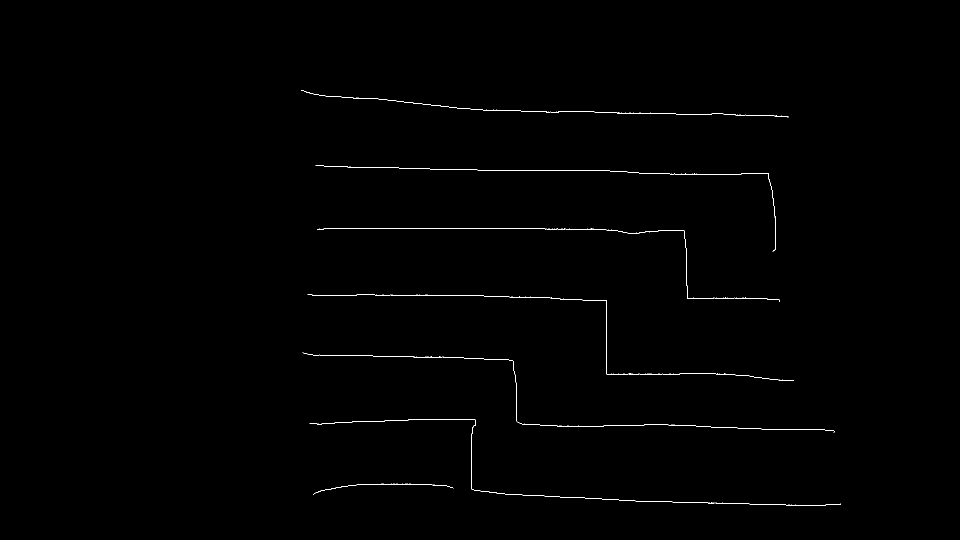
%> input picture 1114第一次實驗(課程二)/coursepathreader/5086100271923200.tif, 1920 x 1080 px (shown at 1/2 size); its folder holds only this picture in this run
$ octave cut_fft2_number.m   (GNU Octave 9; MATLAB toolbox functions it lacks are replaced by stand-ins)
%> lines starting %> are read from the running program, lines starting %| are printed output that depends on the picture; in (x1, y1, x2, y2) boxes, pixels count from 0 and x2, y2 are one past the last pixel; in counts of white or black regions, pixels touching at a corner belong together; the program's own positions count from 1
clc;
clear;
close all;
add_temp=1;
row_size=4
col_size=6
for fft_size_runtimes=1:1:8
Bounding_box=700;
sight_like_one=5;
sight_like_two=1;
sight_like_three=3;
allFile = dir('*.tif');
for k=1:1:length(allFile)
    pic=imread(allFile(k).name);%對每一張tif圖片做處理
%> pic is the input picture: size 1080x1920 uint8; 0.36% white in thin lines or dots, all inside (x1, y1, x2, y2) = (602, 180, 1682, 1012)
    pic=pic>0;                  %pic中點大於0的話就是ture,給1
    [x,y]=find(pic);            %找出矩陣X中的所有非零元素，並將這些元素的索引值填到[x,y]
%> x = 7385 values from 181 to 1012; y = 7385 values from 603 to 1682
    rtmap=zeros(Bounding_box);  %製造一個空白的矩陣
    xminimum=min(x);            %x取最小座標
%> xminimum = 181
    yminimum=min(y);            %y取最小座標
%> yminimum = 603
    xmaximum=max(x);            %x取最大座標
%> xmaximum = 1012
    ymaximum=max(y);            %y取最大座標
%> ymaximum = 1682
    x=x-xminimum+1;               %所有座標減去最小值,讓圖片可貼在(1,1)上
%> x = 7385 values, max 832 at index 7245, min 1 at index 1, mean 430.1
    y=y-yminimum+1;               %所有座標減去最小值,讓圖片可貼在(1,1)上
%> y = 7385 values from 1 to 1080
    x_magnification=(Bounding_box-2)/(xmaximum-xminimum); %看ｘ要放大多少倍 -2是為了怕ceil往上加一
%> x_magnification = 0.84
    y_magnification=(Bounding_box-2)/(ymaximum-yminimum); %看ｙ要放大多少倍
%> y_magnification = 0.647
    x_magnify=floor(x*x_magnification);    %放大ｘ   用ceil是怕floor座標會有0值
%> x_magnify = 7385 values, max 698 at index 7131, min 0 at index 1, mean 360.8
    y_magnify =floor(y*y_magnification);   %放大ｙ
%> y_magnify = 7385 values from 0 to 698

    %figure,plot(y_magnify,-x_magnify,'x'),axis equal,axis tight     %show出ｐｌｏｔ

    for j=1:1:length(x_magnify)            %把相對應X,Y軸寫進rtmap裡,以便做二維傅立葉
        if(x_magnify(j,1)==0&&y_magnify(j,1)~=0)
            x_magnify(j,1)=1;
            rtmap(x_magnify(j,1),y_magnify(j,1))=1;
        end

        if(x_magnify(j,1)~=0&&y_magnify(j,1)==0)
            y_magnify(j,1)=1;
            rtmap(x_magnify(j,1),y_magnify(j,1))=1;
        end
        if(x_magnify(j,1)~=0&&y_magnify(j,1)~=0)
            rtmap(x_magnify(j,1),y_magnify(j,1))=1;
        end
    end
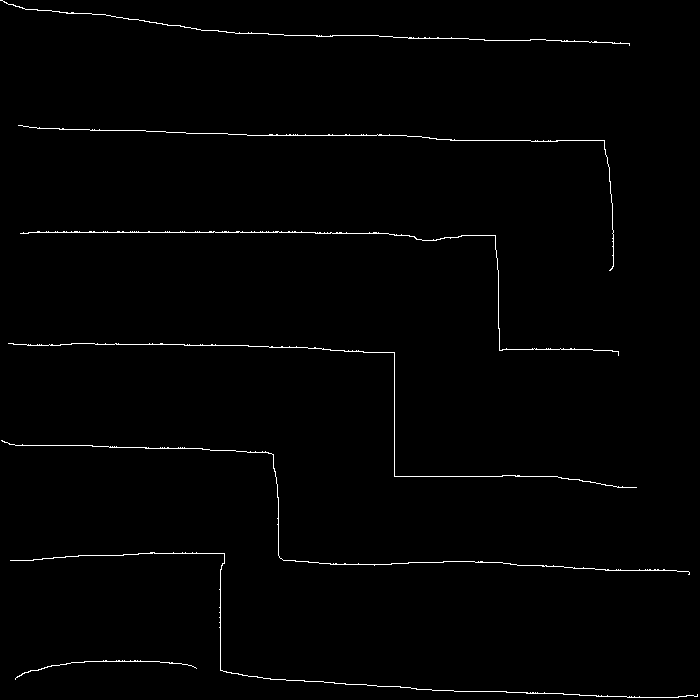
%> rtmap: size 700x700 double; values 0 (black) and 1 (white), 1% white in thin lines or dots
    %subplot(3,3,k),imshow(rtmap)     %show出放入空白矩陣圖片
    fmapq{k}=abs(fft2(rtmap));
    %figure,subplot(3,3,k),imshow(abs(log(abs(fmapq{i}))),[],'notruesize'),title('fft2');
    fmapq{k}= fmapq{k}/ fmapq{k}(1,1);
    fmapq{k}(1,1)=0;
    if(row_size<=700 && col_size<=700)
        fmapq{k}= fmapq{k}(1:row_size,1:col_size);
    else
        fmapq{k}= fmapq{k}(1:Bounding_box,1:Bounding_box);
    end
end

originpic=9;%原圖
if(row_size<=700 && col_size<=700)
%figure,
for picnum=1:1:originpic-1
       sum=0;
    for i=1:1:row_size
        for j=1:1:col_size
%> (the run ends here)

$ run again, on 1114第一次實驗(課程二)/coursepathreader/6297005097746432.tif
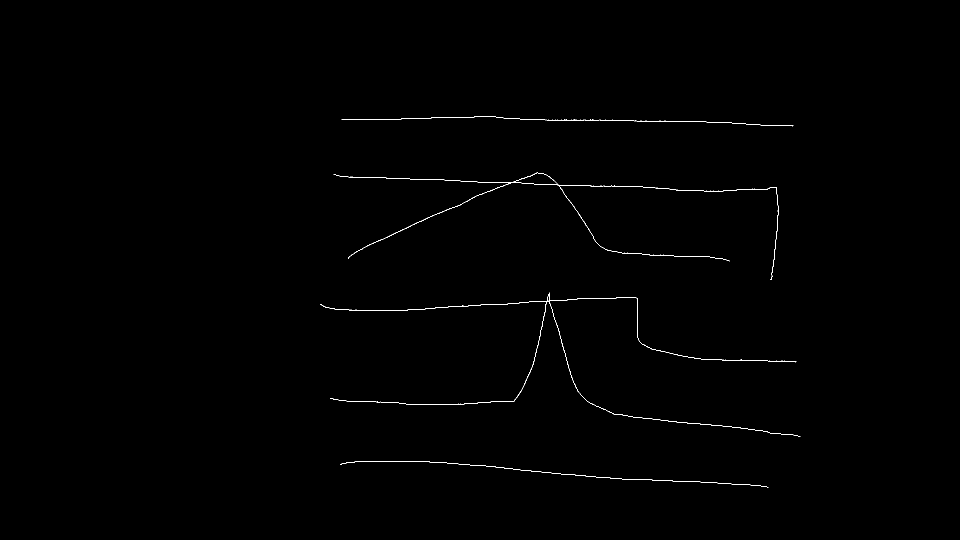
%> input picture 1114第一次實驗(課程二)/coursepathreader/6297005097746432.tif, 1920 x 1080 px (shown at 1/2 size)
%> pic is the input picture: size 1080x1920 uint8; 0.31% white in thin lines or dots, all inside (x1, y1, x2, y2) = (640, 233, 1601, 975)
%> `[x,y]=find(pic);`: x = 6432 values from 234 to 975; y = 6432 values from 641 to 1601
%> xminimum = 234
%> yminimum = 641
%> xmaximum = 975
%> ymaximum = 1601
%> `x=x-xminimum+1;`: x = 6432 values, max 742 at index 6014, min 1 at index 1860, mean 344.7
%> `y=y-yminimum+1;`: y = 6432 values from 1 to 961
%> x_magnification = 0.942
%> y_magnification = 0.727
%> `x_magnify=floor(x*x_magnification);`: x_magnify = 6432 values, max 698 at index 6003, min 0 at index 1860, mean 324.2
%> `y_magnify =floor(y*y_magnification);`: y_magnify = 6432 values from 0 to 698
%> after the loop `for j=1:1:length(x_magnify)`:
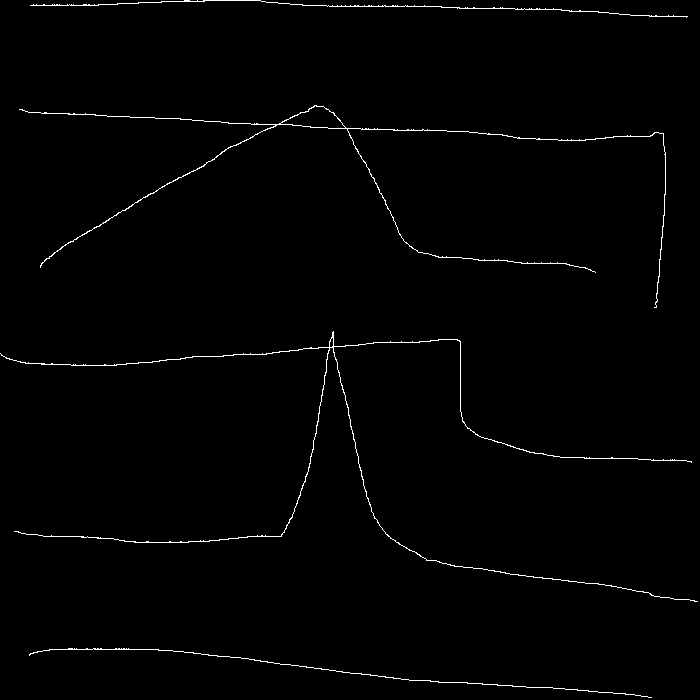
%> rtmap: size 700x700 double; values 0 (black) and 1 (white), 1% white in thin lines or dots
%> after the loop `for j=1:1:length(x_magnify)`: x_magnify = 6432 values, max 698 at index 6003, min 1 at index 1501, mean 324.2; y_magnify = 6432 values from 1 to 698

$ run again, on 1114第一次實驗(課程二)/coursepathreader/6325587836665856.tif
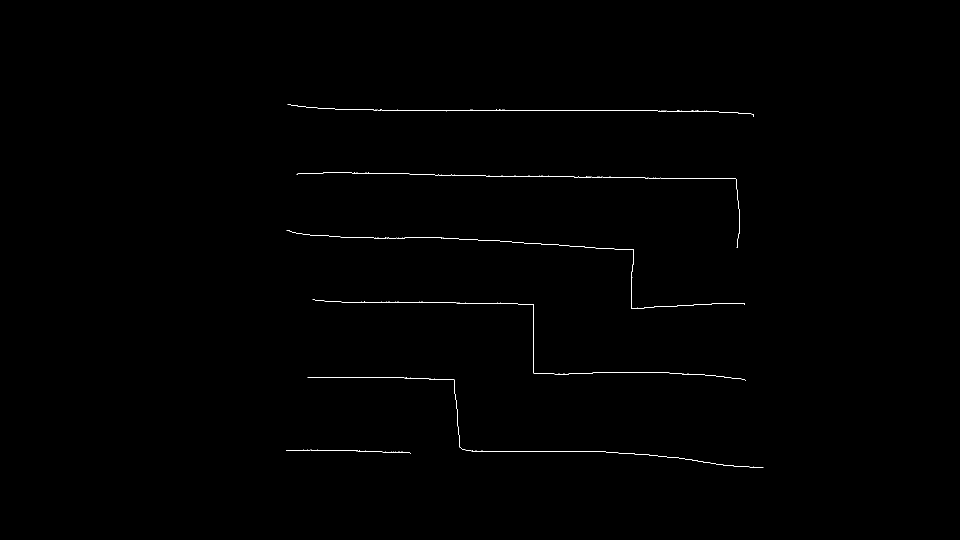
%> input picture 1114第一次實驗(課程二)/coursepathreader/6325587836665856.tif, 1920 x 1080 px (shown at 1/2 size)
%> pic is the input picture: size 1080x1920 uint8; 0.27% white in thin lines or dots, all inside (x1, y1, x2, y2) = (573, 208, 1527, 935)
%> `[x,y]=find(pic);`: x = 5641 values from 209 to 935; y = 5641 values from 574 to 1527
%> xminimum = 209
%> yminimum = 574
%> xmaximum = 935
%> ymaximum = 1527
%> `x=x-xminimum+1;`: x = 5641 values, max 727 at index 5600, min 1 at index 6, mean 342.9
%> `y=y-yminimum+1;`: y = 5641 values from 1 to 954
%> x_magnification = 0.961
%> y_magnification = 0.732
%> `x_magnify=floor(x*x_magnification);`: x_magnify = 5641 values, max 698 at index 5440, min 0 at index 6, mean 329.2
%> `y_magnify =floor(y*y_magnification);`: y_magnify = 5641 values from 0 to 698
%> after the loop `for j=1:1:length(x_magnify)`:
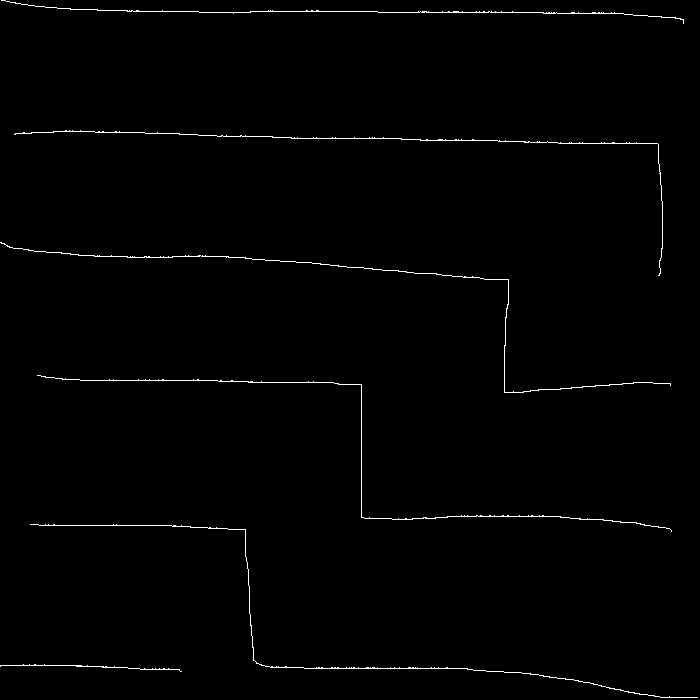
%> rtmap: size 700x700 double; values 0 (black) and 1 (white), 0.89% white in thin lines or dots
%> after the loop `for j=1:1:length(x_magnify)`: x_magnify = 5641 values, max 698 at index 5440, min 1 at index 6, mean 329.2; y_magnify = 5641 values from 1 to 698

$ run again, on 1114第一次實驗(課程二)/coursepathreader/5178081291534336.tif
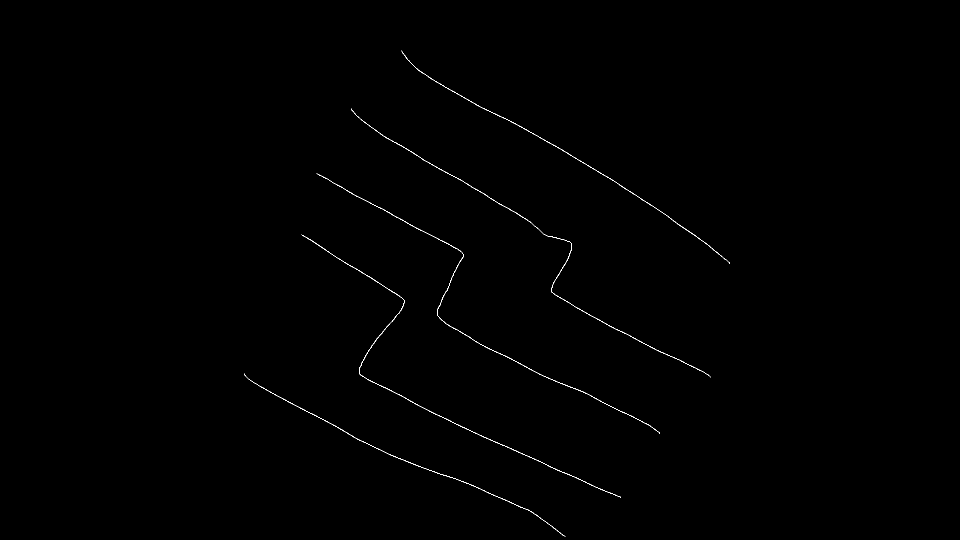
%> input picture 1114第一次實驗(課程二)/coursepathreader/5178081291534336.tif, 1920 x 1080 px (shown at 1/2 size)
%> pic is the input picture: size 1080x1920 uint8; 0.24% white in thin lines or dots, all inside (x1, y1, x2, y2) = (488, 101, 1460, 1073)
%> `[x,y]=find(pic);`: x = 5024 values from 102 to 1073; y = 5024 values from 489 to 1460
%> xminimum = 102
%> yminimum = 489
%> xmaximum = 1073
%> ymaximum = 1460
%> `x=x-xminimum+1;`: x = 5024 values, max 972 at index 3763, min 1 at index 1322, mean 514.3
%> `y=y-yminimum+1;`: y = 5024 values from 1 to 972
%> x_magnification = 0.719
%> `x_magnify=floor(x*x_magnification);`: x_magnify = 5024 values, max 698 at index 3743, min 0 at index 1322, mean 369.2
%> `y_magnify =floor(y*y_magnification);`: y_magnify = 5024 values from 0 to 698
%> after the loop `for j=1:1:length(x_magnify)`:
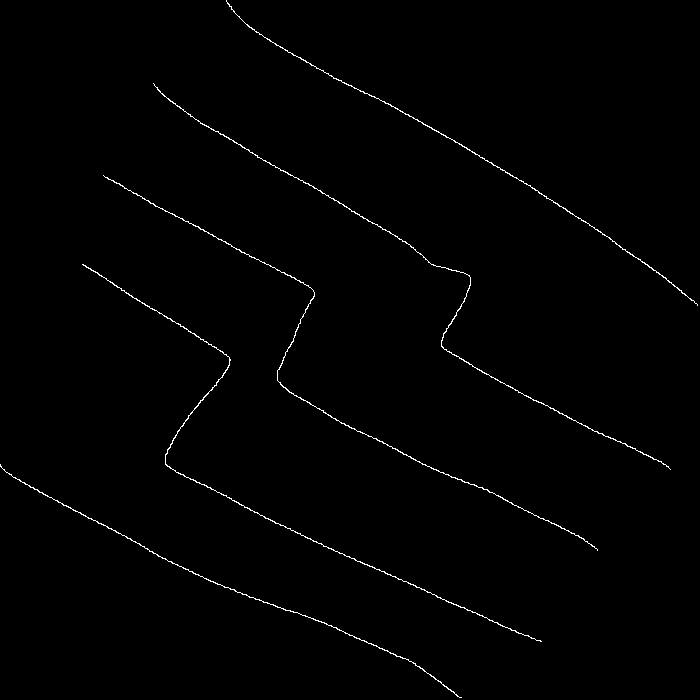
%> rtmap: size 700x700 double; values 0 (black) and 1 (white), 0.78% white in thin lines or dots
%> after the loop `for j=1:1:length(x_magnify)`: x_magnify = 5024 values, max 698 at index 3743, min 1 at index 1322, mean 369.2; y_magnify = 5024 values from 1 to 698

$ run again, on 1114第一次實驗(課程二)/coursepathreader/5767281011326976.tif
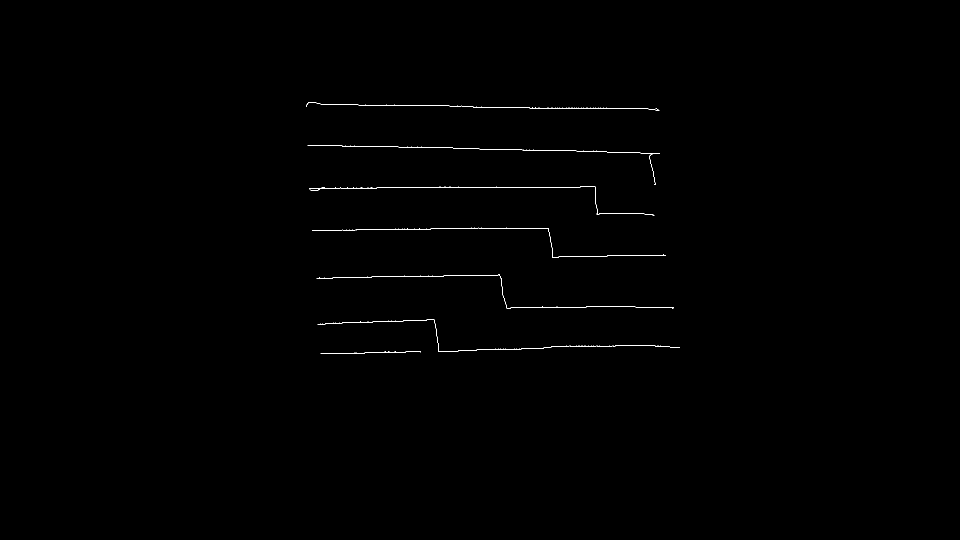
%> input picture 1114第一次實驗(課程二)/coursepathreader/5767281011326976.tif, 1920 x 1080 px (shown at 1/2 size)
%> pic is the input picture: size 1080x1920 uint8; 0.25% white in thin lines or dots, all inside (x1, y1, x2, y2) = (612, 204, 1360, 708)
%> `[x,y]=find(pic);`: x = 5112 values from 205 to 708; y = 5112 values from 613 to 1360
%> xminimum = 205
%> yminimum = 613
%> xmaximum = 708
%> ymaximum = 1360
%> `x=x-xminimum+1;`: x = 5112 values, max 504 at index 167, min 1 at index 21, mean 250.4
%> `y=y-yminimum+1;`: y = 5112 values from 1 to 748
%> x_magnification = 1.39
%> y_magnification = 0.934
%> x_magnify = 5112 values, max 699 at index 167, min 1 at index 21, mean 347
%> `y_magnify =floor(y*y_magnification);`: y_magnify = 5112 values from 0 to 698
%> after the loop `for j=1:1:length(x_magnify)`:
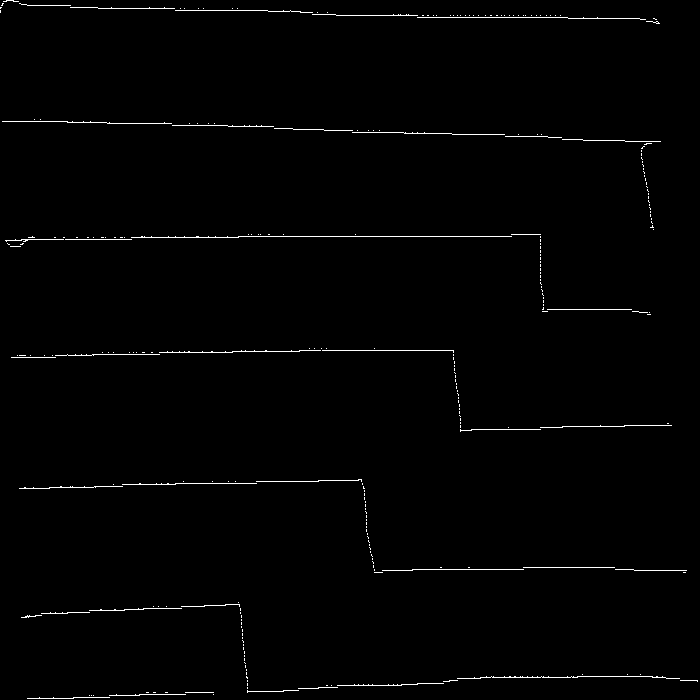
%> rtmap: size 700x700 double; values 0 (black) and 1 (white), 0.98% white in thin lines or dots
%> after the loop `for j=1:1:length(x_magnify)`: y_magnify = 5112 values from 1 to 698
